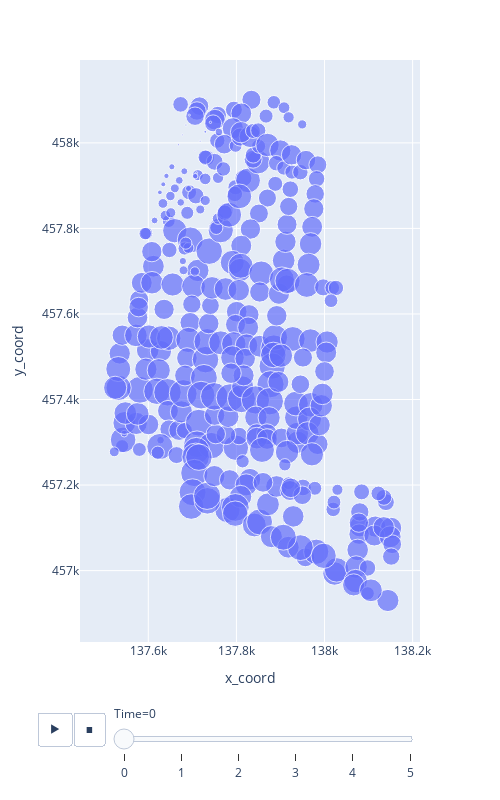

Write notebook code for a chart like this one.
### Code cell
rolled_out_heads = rolled_out_target_hydraulic_heads[0]#[val_index]

val_df = pd.DataFrame(wn.get_custom_depths_to_rows(0,rolled_out_heads[0]), columns = columns)

for time in range(len(rolled_out_heads)-1):
    new_h_rows = pd.DataFrame(wn.get_custom_depths_to_rows(time+1,rolled_out_heads[time+1]), columns = columns)
    val_df = pd.concat([val_df,new_h_rows])


SWMM_net = px.scatter(
                val_df, 
                x="x_coord", 
                y="y_coord", 
                size="Depth", 
                animation_frame="Time", 
                size_max=20, 
                hover_name="Node",
                width=500, 
                height=800
                )
SWMM_net.show()

### Figure 1 — Plotly figure (JSON) as saved in the notebook; plotly's stock layout.template omitted (floating-point values rounded to 4 significant figures; data arrays with more than 128 entries replaced by an {"elided": "..."} marker saying what was removed)
{"data": [{"hovertemplate": "<b>%{hovertext}</b><br><br>Time=0<br>x_coord=%{x}<br>y_coord=%{y}<br>Depth=%{marker.size}<extra></extra>", "hovertext": {"elided": "318 str values"}, "legendgroup": "", "marker": {"color": "#636efa", "size": {"elided": "318 float values"}, "sizemode": "area", "sizeref": 0.002907, "symbol": "circle"}, "mode": "markers", "name": "", "orientation": "v", "showlegend": false, "type": "scatter", "x": {"elided": "318 float values"}, "xaxis": "x", "y": {"elided": "318 float values"}, "yaxis": "y"}], "layout": {"height": 800, "legend": {"itemsizing": "constant", "tracegroupgap": 0}, "margin": {"t": 60}, "sliders": [{"active": 0, "currentvalue": {"prefix": "Time="}, "len": 0.9, "pad": {"b": 10, "t": 60}, "steps": [{"args": [["0"], {"frame": {"duration": 0, "redraw": false}, "fromcurrent": true, "mode": "immediate", "transition": {"duration": 0, "easing": "linear"}}], "label": "0", "method": "animate"}, {"args": [["1"], {"frame": {"duration": 0, "redraw": false}, "fromcurrent": true, "mode": "immediate", "transition": {"duration": 0, "easing": "linear"}}], "label": "1", "method": "animate"}, {"args": [["2"], {"frame": {"duration": 0, "redraw": false}, "fromcurrent": true, "mode": "immediate", "transition": {"duration": 0, "easing": "linear"}}], "label": "2", "method": "animate"}, {"args": [["3"], {"frame": {"duration": 0, "redraw": false}, "fromcurrent": true, "mode": "immediate", "transition": {"duration": 0, "easing": "linear"}}], "label": "3", "method": "animate"}, {"args": [["4"], {"frame": {"duration": 0, "redraw": false}, "fromcurrent": true, "mode": "immediate", "transition": {"duration": 0, "easing": "linear"}}], "label": "4", "method": "animate"}, {"args": [["5"], {"frame": {"duration": 0, "redraw": false}, "fromcurrent": true, "mode": "immediate", "transition": {"duration": 0, "easing": "linear"}}], "label": "5", "method": "animate"}], "x": 0.1, "xanchor": "left", "y": 0, "yanchor": "top"}], "updatemenus": [{"buttons": [{"args": [null, {"frame": {"duration": 500, "redraw": false}, "fromcurrent": true, "mode": "immediate", "transition": {"duration": 500, "easing": "linear"}}], "label": "&#9654;", "method": "animate"}, {"args": [[null], {"frame": {"duration": 0, "redraw": false}, "fromcurrent": true, "mode": "immediate", "transition": {"duration": 0, "easing": "linear"}}], "label": "&#9724;", "method": "animate"}], "direction": "left", "pad": {"r": 10, "t": 70}, "showactive": false, "type": "buttons", "x": 0.1, "xanchor": "right", "y": 0, "yanchor": "top"}], "width": 500, "xaxis": {"anchor": "y", "domain": [0, 1], "title": {"text": "x_coord"}}, "yaxis": {"anchor": "x", "domain": [0, 1], "title": {"text": "y_coord"}}}}
